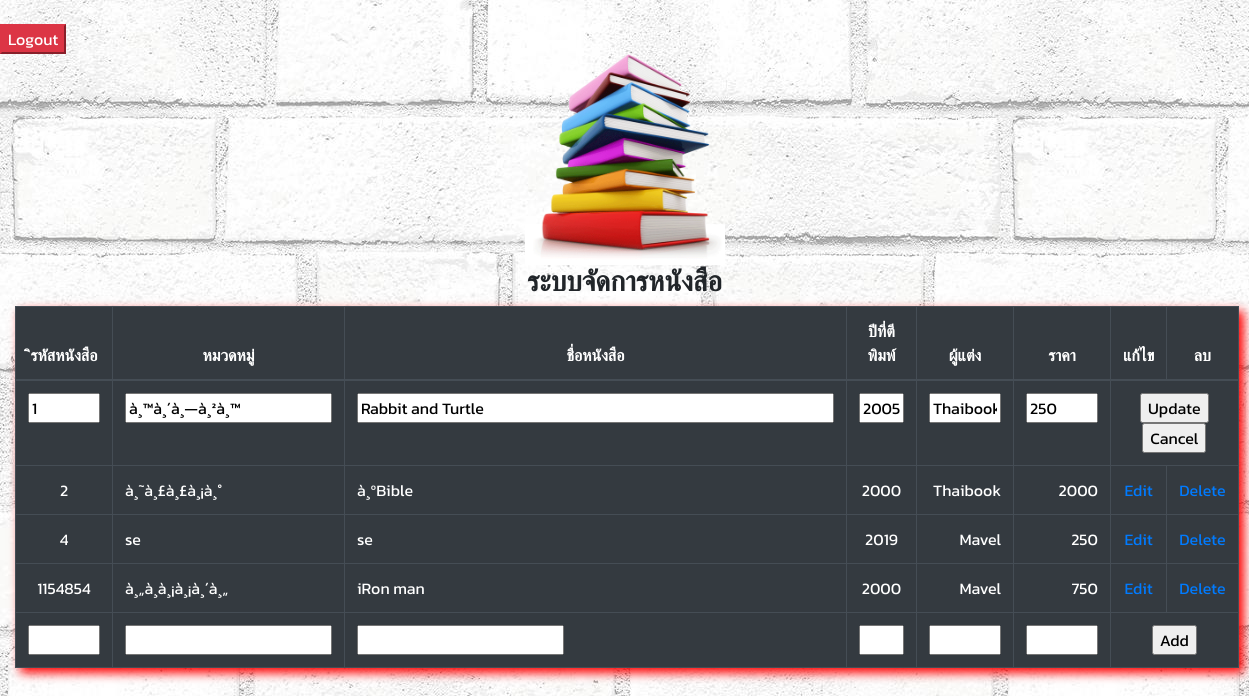
The page /604259009/manage.php?Action=Edit&CusID=1 on the database its author committed.
### tables this page shows
CREATE TABLE `customer` (
  `CustomerID` int(9) DEFAULT NULL,
  `Name` varchar(100) DEFAULT NULL,
  `Tel` varchar(100) DEFAULT NULL,
  `List` varchar(100) DEFAULT NULL,
  `Price` varchar(50) DEFAULT NULL,
  `Total` float DEFAULT NULL
);

### 604259009/manage.php (the view, shortened to what this page needs)
<html>
<head>
<link rel="stylesheet" href="https://stackpath.bootstrapcdn.com/bootstrap/4.3.1/css/bootstrap.min.css">
</head>
<body>
<div class="container-fluid">
<div class="row">
<div align="right">
<button class="btn-danger"><a href="logout.php"><font color="#FFFFFF">Logout</font></a></button>
</div>
</div>
<?php
$objConnect = mysqli_connect("localhost","root","03112541") or die("Error To Conect DTB");
$strSQL = "SELECT * FROM customer";
$objQuery = mysqli_query($objConnect,$strSQL) or die ("Error Query [".$strSQL."]");
?>
<form name="frmMain" method="post" action="<?php echo $_SERVER["PHP_SELF"];?>">
<div align="center">
<img width="200" src="img/book.png">
<h3><b>ระบบจัดการหนังสือ</b></h3>
<table class="table-responsive-sm table table-hover table-dark" width="100%" border="1">
 <thead class="thead-dark">
  <tr>
    <th width="20"> <div align="center">ิรหัสหนังสือ</div></th>
    <th width="50"> <div align="center">หมวดหมู่</div></th>
    <th width="20"> <div align="center">ชื่อหนังสือ</div></th>
    <th width="20"> <div align="center">ปีที่ตีพิมพ์</div></th>
    <th width="59"> <div align="center">ผู้แต่ง</div></th>
    <th width="71"> <div align="center">ราคา</div></th>
    <th width="40"> <div align="center">แก้ไข</div></th>
    <th width="30"> <div align="center">ลบ</div></th>
    </thead>
  </div>
<?php
while($objResult = mysqli_fetch_array($objQuery))
{
?>
  <?php
	if($objResult["CustomerID"] == $_GET["CusID"] and $_GET["Action"] == "Edit")
	{
  ?>
  <tr>
    <td><div align="center">
		<input type="text" name="txtEditCustomerID" size="5" value="<?php echo $objResult["CustomerID"];?>">
	</div></td>
    <td><input type="text" name="txtEditName" size="20" value="<?php echo $objResult["Name"];?>"></td>
    <td><input type="text" name="txtEditTel" size="50" value="<?php echo $objResult["Tel"];?>"></td>
    <td><div align="center"><input type="text" name="txtEditList" size="2" value="<?php echo $objResult["List"];?>"></div></td>
    <td align="right"><input type="text" name="txtEditPrice" size="5" value="<?php echo $objResult["Price"];?>"></td>
    <td align="right"><input type="text" name="txtEditTotal" size="5" value="<?php echo $objResult["Total"];?>"></td>
    <td colspan="2" align="right"><div align="center">
      <input name="btnAdd" type="button" id="btnUpdate" value="Update" OnClick="frmMain.hdnCmd.value='Update';frmMain.submit();">
	  <input name="btnAdd" type="button" id="btnCancel" value="Cancel" OnClick="window.location='<?php echo $_SERVER["PHP_SELF"];?>';">
    </div></td>
  </tr>
  <?php
	}
  else
	{
  ?>
  <tr>
    <td><div align="center"><?php echo $objResult["CustomerID"];?></div></td>
    <td><?php echo $objResult["Name"];?></td>
    <td><?php echo $objResult["Tel"];?></td>
    <td><div align="center"><?php echo $objResult["List"];?></div></td>
    <td align="right"><?php echo $objResult["Price"];?></td>
    <td align="right"><?php echo $objResult["Total"];?></td>
    <td align="center"><a href="<?php echo $_SERVER["PHP_SELF"];?>?Action=Edit&CusID=<?php echo $objResult["CustomerID"];?>">Edit</a></td>
	<td align="center"><a href="JavaScript:if(confirm('ลบรายการนี้ใช่หรือไม่?')==true){window.location='<?php echo $_SERVER["PHP_SELF"];?>?Action=Del&CusID=<?php echo $objResult["CustomerID"];?>';}">Delete</a></td>
  </tr>
  <?php
	}
  ?>
<?php
}
?>
  <tr>
    <td><div align="center"><input type="text" name="txtAddCustomerID" size="5"></div></td>
    <td><input type="text" name="txtAddName" size="20"></td>
    <td><input type="text" name="txtAddTel" size="20"></td>
    <td><div align="center"><input type="text" name="txtAddList" size="2"></div></td>
    <td align="right"><input type="text" name="txtAddPrice" size="5"></td>
    <td align="right"><input type="text" name="txtAddTotal" size="5"></td>
    <td colspan="2" align="right"><div align="center">
      <input name="btnAdd" type="button" id="btnAdd" value="Add" OnClick="frmMain.hdnCmd.value='Add';frmMain.submit();">
    </div></td>
  </tr>
</form>
</div>
</body>
</html>

### 604259009/manage.php (style rules this page uses)
body { background-image:url(img/bg.jpg); background-repeat:; font-family: 'Kanit', sans-serif; }
table { box-shadow: 5px 5px 10px #F00; }

### rows shown on the page
customer: txtEditCustomerID "1", txtEditName "à¸™à¸´à¸—à¸²à¸™", txtEditTel "Rabbit and Turtle", txtEditList "2005", txtEditPrice "Thaibook", txtEditTotal "250"
customer: CustomerID "2", Name "à¸˜à¸£à¸£à¸¡à¸°", Tel "à¸ºBible", List "2000", Price "Thaibook", Total "2000"
customer: CustomerID "4", Name "se", Tel "se", List "2019", Price "Mavel", Total "250"
customer: CustomerID "1154854", Name "à¸„à¸­à¸¡à¸¡à¸´à¸„", Tel "iRon man", List "2000", Price "Mavel", Total "750"
